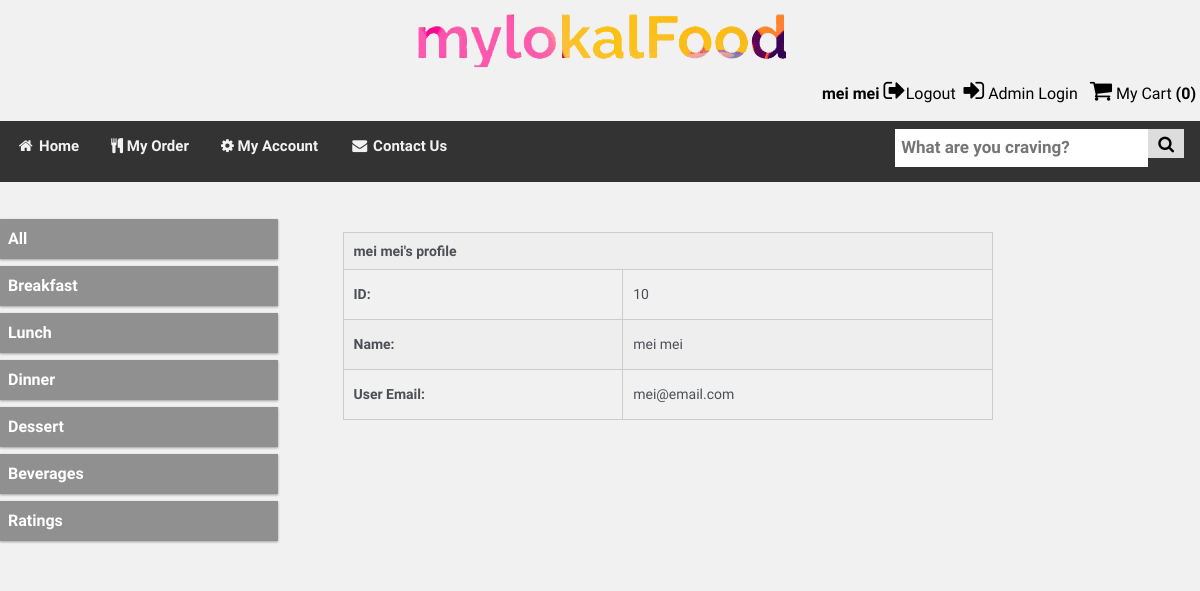
The page /userprofile.php (signed in) on the database its author committed.
### tables this page shows
CREATE TABLE `customer` (
  `cust_id` int(11) NOT NULL,
  `cust_name` varchar(50) NOT NULL,
  `cust_email` varchar(50) NOT NULL,
  `cust_pwd` varchar(8) NOT NULL,
  `pwdHash` varchar(255) NOT NULL
);

### userprofile.php (the view, shortened to what this page needs)
<?php
include("include/config.php");
if(strlen($_SESSION['UID'])==0)
  {
header('location:login.php');
}
else
{
 ?>
<head>
    <link href="css/lib/bootstrap/bootstrap.min.css" rel="stylesheet">
    <link href="css/helper.css" rel="stylesheet">
    <link href="css/style.css" rel="stylesheet">
    <link rel="stylesheet" type="text/css" href="css/w3.css">
    <link rel="stylesheet" type="text/css" href="css/mystyle.css">
    <link rel="stylesheet" href="https://cdnjs.cloudflare.com/ajax/libs/font-awesome/4.7.0/css/font-awesome.min.css">
</head>
<body>
<header>
<?php
include("include/userNav.php");
?>
</header>
<nav class="topnav">
<?php
include("include/topNav.php");
?>
</nav>
<div class="row">
<?php
include("include/sideNav.php");
?>
</head>
<body>
<div style="margin-left:50px;">
 <form name="updateticket" id="updatecomplaint" method="post">
<table  border="0" cellspacing="0" cellpadding="0">
<?php
$ret2=mysqli_query($conn,"select * FROM customer where customer.cust_id='".$_SESSION['UID']."'");
while($row=mysqli_fetch_array($ret2))
{
?>
    <tr>
      <td colspan="2"><b><?php echo  $row['cust_name'];?>'s profile</b></td>
    </tr>
	<tr height="50">
      <td><b>ID:</b></td>
      <td><?php echo htmlentities($row['cust_id']); ?></td>
    </tr>
	<tr height="50">
      <td><b>Name:</b></td>
      <td><?php echo htmlentities($row['cust_name']); ?></td>
    </tr>
    <tr height="50">
      <td><b>User Email:</b></td>
      <td><?php echo htmlentities($row['cust_email']); ?></td>
    </tr>
    <?php }
    ?>
</table>
 </form>
</div>
</div>
</body>
</html>
     <?php } ?>

### css/style.css (style rules this page uses)
body { background: rgba(252, 251, 249, 0.68); font-size: 16px; color: #4d4f56; font-weight: 400; overflow-x: hidden; }

### css/w3.css (style rules this page uses)
*,*:before,*:after { box-sizing:inherit }
body { margin:0 }
article,aside,details,figcaption,figure,footer,header,main,menu,nav,section { display:block }
b,strong { font-weight:bolder }
html,body { font-family:Verdana,sans-serif;font-size:15px;line-height:1.5 }

### css/mystyle.css (style rules this page uses)
* { box-sizing: border-box; }
body { font-family: "Raleway", sans-serif; background-color: #f1f1f1; }
.row::after { content: ""; clear: both; display: block; }
.topnav { overflow: hidden; background-color: #333; }

### userprofile.php (style rules this page uses)
table { width: 650px; border-collapse: collapse; margin: auto; margin-top:50px; }
tr:nth-of-type(odd) { background: #eee; }
td, th { padding: 10px; border: 1px solid #ccc; text-align: left; font-size: 14px; }

### rows shown on the page
customer: cust_name "mei mei", cust_id "10", cust_email "mei@email.com"

### other values the page prints
$_SESSION["userName"] "mei mei"
